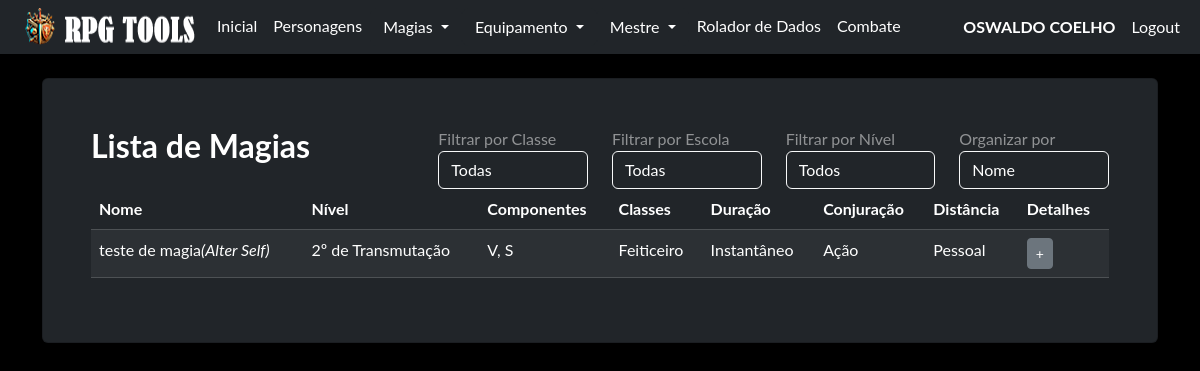
Page /magia/ (signed in) on the committed database.
### model/user_model.py (models this page shows, shortened)
class User(db.Model, UserMixin):
    __tablename__ = "user"
    id = db.Column('id', db.Integer, primary_key=True)
    nome = db.Column('nome', db.String(150))
    sobrenome = db.Column('sobrenome', db.String(150))
    email = db.Column('email', db.String(50), unique=True)
    telefone = db.Column('telefone', db.String(15), unique=True, nullable=False)
    login = db.Column('login', db.String(50), unique=True, nullable=False)
    senha = db.Column('senha', db.String(550), nullable=False)
    tipo = db.Column('tipo', db.String(25), nullable=False, default="none")
    personagens = db.relationship("Personagem", foreign_keys=[Personagem.id_user], back_populates="user")

### model/magias_model.py (models this page shows, shortened)
class Magias(db.Model):
    __tablename__ = "magias"
    id = db.Column(db.Integer, primary_key=True)
    magia = db.Column(db.JSON, nullable=False)
    @classmethod
    def todas_magias(cls, pt=True):
        if pt:
            return cls.query.order_by(asc(cls.magia['nome'])).all()
        else:
            return cls.query.order_by(asc(cls.magia['spellname'])).all()

### routes/magia.py (the view)
@blueprint_magia.route('/', methods=['GET', 'POST'])
def index_magia():
    if request.method == 'GET':
        classe = request.args.get('classe', 'Todas')
        escola = request.args.get('escola', 'Todas')
        organizar = request.args.get('organizar', 'Nome')
        nivel = request.args.get('magianivel', 'Todos')
        print("filtro nivel: ", nivel)
        magias = MestreController.ajuste_exibir_magias(classe=classe, escola=escola, organizar=organizar, pt=True, nivel=nivel)
        for magia in magias:
            magia.magia['classes'] = [NUMERO_CLASSES.get(numero, 'Desconhecida') for numero in magia.magia['classes']]
            if magia.magia['escola'] is not None:
                magia.magia['escola'] = NUMERO_ESCOLAS.get(int(magia.magia['escola']))
            else:
                magia.magia['escola'] = 'Desconhecida'
        return render_template('magias.html', magias=magias, escolas_numero=ESCOLAS_NUMERO, classe=classe, escola=escola, organizar=organizar, magianivel=nivel)
    if request.method == 'POST':
        return redirect('/')

### routes/login.py (called while the page is built)
@login_manager.user_loader
def get_user(id):
    return User.query.get(id)

### templates/magias.html (shortened to what this page needs)
{% extends 'base.html' %}
{% block conteudo %}
    {% if current_user.is_authenticated %}
    <div id="magias" class="card shadow p-5 bg-dark text-white-50">
        <div class="row">
            <div class="col-md-4 form-group">
                <h2 class="text-white"><b>Lista de Magias</b></h2>
            </div>
            <div class="col-md-2 form-group">
                <label for="classe">Filtrar por Classe</label>
                <div class="dropdown-container">
                    <select id="classe" name="classe" class="form-control bg-dark text-white border-light">
                        <option value="Todas" {% if classe == 'Todas' %}selected{% endif %}>Todas</option>
                    </select>
                </div>
            </div>
            <div class="col-md-2 form-group">
                <label for="escola">Filtrar por Escola</label>
                <div class="dropdown-container">
                    <select id="escola" name="escola" class="form-control bg-dark text-white border-light">
                        <option value="Todas" {% if escola == 'Todas' %}selected{% endif %}>Todas</option>
                    </select>
                </div>
            </div>
            <div class="col-md-2 form-group">
                <label for="magianivel">Filtrar por Nível</label>
                <div class="dropdown-container">
                    <select id="magianivel" name="magianivel" class="form-control bg-dark text-white border-light">
                        <option value="Todos" {% if magianivel == 'Todos' %}selected{% endif %}>Todos</option>
                    </select>
                </div>
            </div>
            <div class="col-md-2 form-group">
                <label for="organizar">Organizar por</label>
                <div class="dropdown-container">
                    <select id="organizar" name="organizar" class="form-control bg-dark text-white border-light">
                        <option value="Nome" {% if organizar == 'Nome' %}selected{% endif %}>Nome</option>
                    </select>
                </div>
            </div>
        </div>
        <table class="table table-striped table-dark table-hover">
            <thead>
                <tr>
                    <th>Nome</th>
                    <th>Nível</th>
                    <th>Componentes</th>
                    <th>Classes</th>
                    <th>Duração</th>
                    <th>Conjuração</th>
                    <th>Distância</th>
                    <th>Detalhes</th>
                </tr>
            </thead>
            <tbody>
                {% for magia in magias %}
                    <tr>
                        <td>{{ magia.magia["nome"] }}<i>({{ magia.magia["spellname"] }})</i></td>
                        {% if magia.magia["nivel"] == '0' %}
                            <td>Truque de {{ magia.magia["escola"] }}</td>
                        {% else %}
                            <td>{{ magia.magia["nivel"] }}º de {{ magia.magia["escola"] }}</td>
                        {% endif %}
                         <td>{{ magia.magia["componentes"]|join(", ") }}</td>
                         <td>{{ magia.magia["classes"]|join(", ")}}</td>
                         <td>{{ magia.magia["duracao"] }}</td>
                         <td>{{ magia.magia["casting"] }}</td>
                         <td>{{ magia.magia["distancia"] }}</td>
                         <td><button type="button" class="btn btn-secondary btn-sm" data-bs-toggle="modal" data-bs-target="#magiaModal{{ magia.id }}">+</button></td>
                    </tr>
                {% endfor %}
            </tbody>
        </table>
    </div>
    <br>
    {% endif %}
{% endblock %}

### templates/base.html (shortened to what this page needs)
<!doctype html>
<html lang="pt-BR">
  <head>
    <link rel="stylesheet" href="{{ url_for('static', filename='css/bootstrap.min.css') }}">
    <link rel="stylesheet" href="{{ url_for('static', filename='css/custom.css') }}">
  </head>
  <body class="bg-black font_rpg">
    <nav class="navbar navbar-expand-lg navbar bg-dark"  data-bs-theme="dark">
        <div class="container-fluid">
            <ul class="navbar-nav">
              <img src="/static/imagem/logo35.png"/>
              {% if current_user.is_authenticated %}
              <li class="nav-item"><a class="nav-link active mb-0 h1 text-white" href="/">Inicial</a> </li>
              <li class="nav-item"><a class="nav-link active mb-0 h1 text-white" href="/pj/">Personagens</a> </li>
              <li class="nav-item">
                <div class="dropdown">
                  <button class="btn btn-dark dropdown-toggle" type="button" data-bs-toggle="dropdown" aria-expanded="false">
                    Magias
                  </button>
                </div>
              </li>
              <li class="nav-item">
                <div class="dropdown">
                  <button class="btn btn-dark dropdown-toggle" type="button" data-bs-toggle="dropdown" aria-expanded="false">
                    Equipamento
                  </button>
                </div>
              </li>
              <li class="nav-item">
                <div class="dropdown">
                  <button class="btn btn-dark dropdown-toggle" type="button" data-bs-toggle="dropdown" aria-expanded="false">
                    Mestre
                  </button>
                </div>
              </li>
              <li class="nav-item"><a class="nav-link active mb-0 h1 text-white" href="/rolador/">Rolador de Dados</a> </li>
              <li class="nav-item"><a class="nav-link active mb-0 h1 text-white" href="#">Combate</a> </li>
              {% endif %}
            </ul>
              <ul class="navbar-nav ms-auto">
              {% if current_user.is_authenticated %}
                <li class="nav-item"><p class="nav-link active mb-0 h1 text-white"><b> {{current_user.nome}} {{current_user.sobrenome}}</b></p> </li>
                <li class="nav-item"><a class="nav-link active mb-0 h1 text-white" href="/logout">Logout</a> </li>
              {% else %}
                <li class="nav-item"><a class="nav-link active mb-0 h1 text-white" href="/login">Login</a> </li>
                <li class="nav-item"><a class="nav-link active mb-0 h1 text-white" href="/login/register">Register</a> </li>
              {% endif %}
              </ul>
        </div>
    </nav>
    <div class="container">
      <br>
        {% block conteudo %}
        {% endblock %}
        <br>
    </div>
  </body>

### static/css/custom.css (style rules this page uses)
.font_rpg { font-family: "Lato", "Helvetica Neue", Helvetica, Arial, sans-serif; }
::placeholder { color: #adb5bd; opacity: 1; }

### templates/base.html (style rules this page uses)
.dropdown-container { position: relative; }

### rows in the picture
User: nome "OSWALDO", sobrenome "COELHO"
Magias: magia.nome "teste de magia", magia.spellname "Alter Self", magia.nivel "2", magia.escola "Transmutação", magia.componentes "V, S", magia.classes "Feiticeiro", magia.duracao "Instantâneo", magia.casting "Ação", magia.distancia "Pessoal"
